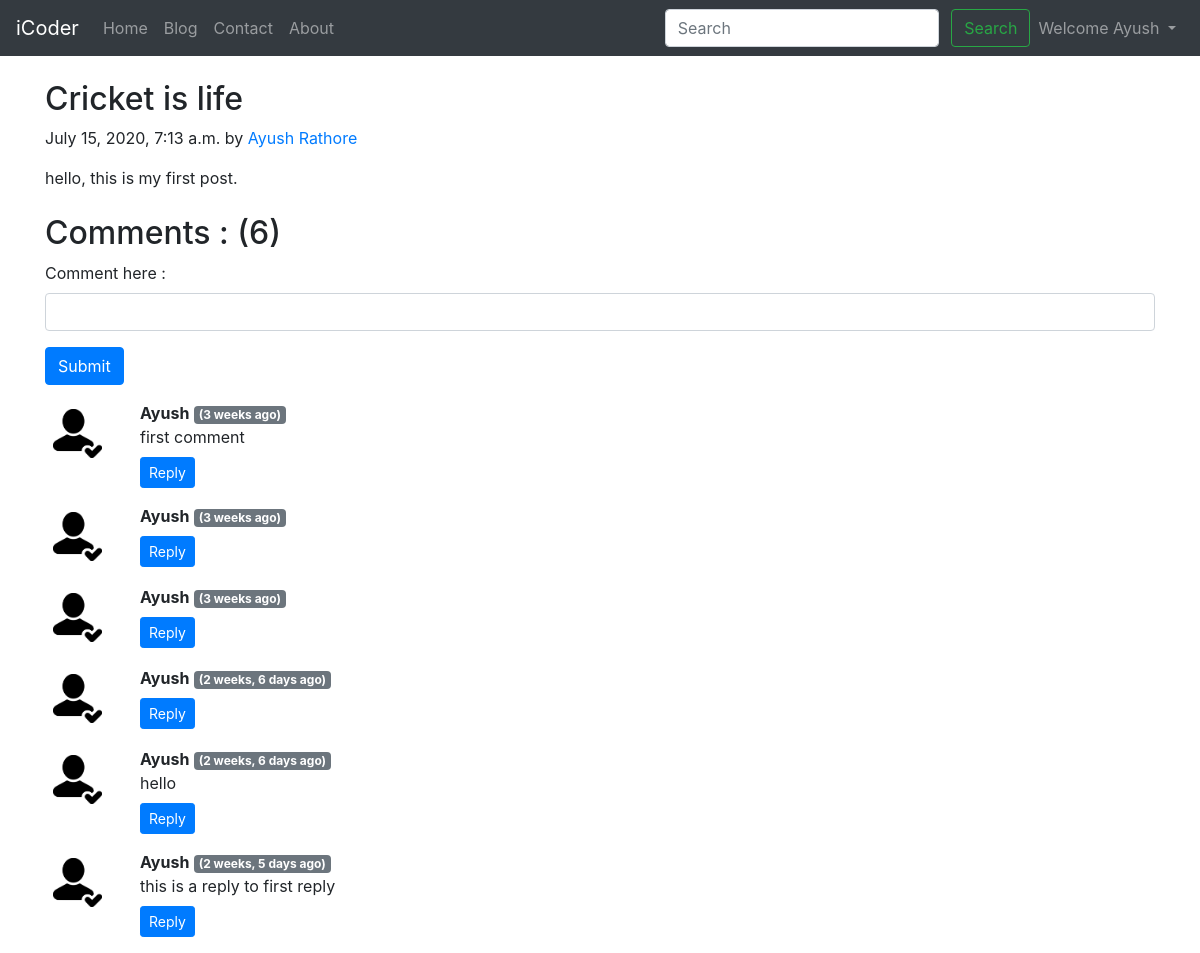
Page /blog/first-post (signed in) on the committed database.
### blog/models.py (models this page shows, shortened)
class Post(models.Model):
    sno = models.AutoField(primary_key=True)
    title = models.CharField(max_length=255)
    content = models.TextField()
    author = models.CharField(max_length=20)
    slug = models.CharField(max_length=200)
    timeStamp = models.DateTimeField(blank=True)

class BlogComment(models.Model):
    sno = models.AutoField(primary_key=True)
    comment = models.TextField()
    user = models.ForeignKey(User, on_delete=models.CASCADE)
    post = models.ForeignKey(Post, on_delete=models.CASCADE)
    parent = models.ForeignKey('self', on_delete=models.CASCADE, null=True)
    timestamp = models.DateTimeField(default=now)

### blog/views.py (the view)
# urls.py: path('<str:slug>', views.blogPost, name='blogPost'),
def blogPost(request, slug):
    post = Post.objects.filter(slug=slug).first()
    comments = BlogComment.objects.filter(post=post)
    context = {'post':post, 'comments':comments, 'user':request.user}
    return render(request, 'blog/blogPost.html', context)

### templates/blog/blogPost.html (shortened to what this page needs)
{% extends 'base.html' %}
{% block body %}
{% load humanize %}
<div class="container my-4">
  <div class="blog-post">
    <h2 class="blog-post-title">{{post.title}}</h2>
    <p class="blog-post-meta">{{post.timeStamp}} by <a href="#">{{post.author}}</a></p>
    <p>{{post.content}}</p>
  </div>
</div>
<div class="container">
  <h2>Comments : ({{comments.count}})</h2>
  <div class="my-2">
    {% if user.is_authenticated %}
    <form action="/blog/postComment" method="post">
      <div class="form-group">
        <label for="exampleInputEmail1">Comment here : </label>
        <input type="text" class="form-control" name="comment" aria-describedby="commentHelp">
      </div>
      <button type="submit" class="btn btn-primary">Submit</button>
    </form>
    {% else %}
    <p>Please login to post a comment.</p>
    {% endif %}
  </div>
  {% for comment in comments %}
  <div class="row my-3">
    <div class="col-md-1"><img class="rounded mx-auto d-block w-100 p-2" src="/static/img/user.png" alt="Image"></div>
    <div class="col-md-11"><b>{{comment.user.username}}</b> <span
        class="badge badge-secondary">({{comment.timestamp | naturaltime}})</span>
      <div>{{comment.comment}}</div>
      <div class="reply mx-0">
        <button class="btn btn-sm btn-primary mt-2" type="button" data-toggle="collapse"
          data-target="#replyBox{{comment.sno}}" aria-expanded="false" aria-controls="replyBox{{comment.sno}}">
          Reply
        </button>
      </div>
    </div>
  </div>
  {% endfor %}
</div>
{% endblock body %}

### templates/base.html (shortened to what this page needs)
<!doctype html>
<html lang="en">
<head>
  <link rel="stylesheet" href="https://stackpath.bootstrapcdn.com/bootstrap/4.5.0/css/bootstrap.min.css"
>
</head>
<body>
  <nav class="navbar navbar-expand-lg navbar-dark bg-dark">
    <a class="navbar-brand" href="/">iCoder</a>
    <div class="collapse navbar-collapse" id="navbarSupportedContent">
      <ul class="navbar-nav mr-auto">
        <li class="nav-item {% block homeactive %}
      {% endblock homeactive %}">
          <a class="nav-link" href="/">Home <span class="sr-only">(current)</span></a>
        </li>
        <li class="nav-item {% block blogactive %}
      {% endblock blogactive %}">
          <a class="nav-link" href="/blog">Blog</a>
        </li>
        <li class="nav-item {% block contactactive %}
      {% endblock contactactive %}">
          <a class="nav-link" href="/contact">Contact</a>
        </li>
        <li class="nav-item {% block aboutactive %}
      {% endblock aboutactive %}">
          <a class="nav-link" href="/about">About</a>
        </li>
      </ul>
      <div class="ml-auto form-inline">
      <form method="get" action="/search" class=" my-2 my-lg-0">
        <input class="form-control mr-sm-2" type="search" placeholder="Search" name="query" id="query"
          aria-label="Search">
        <button class="btn btn-outline-success my-2 my-sm-0" type="submit">Search</button>
      </form>
      {% if user.is_authenticated %}
      <ul class="navbar-nav ">
      <li class="nav-item dropdown">
        <a class="nav-link dropdown-toggle" href="#" id="navbarDropdown" role="button" data-toggle="dropdown" aria-haspopup="true" aria-expanded="false">
          Welcome {{request.user}}
        </a>
      </li>
      </ul>
      {% endif %}
      </div>
    </div>
  </nav>
  {% block body %}
  {% endblock body %}
</body>
</html>

### rows in the picture
Post: title "Cricket is life", timeStamp "July 15, 2020, 7:13 a.m.", author "Ayush Rathore", content "hello, this is my first post."
BlogComment: user.username "Ayush", timestamp "3 weeks ago", comment "first comment"
BlogComment: user.username "Ayush", timestamp "3 weeks ago"
BlogComment: user.username "Ayush", timestamp "3 weeks ago"
BlogComment: user.username "Ayush", timestamp "2 weeks, 6 days ago"
BlogComment: user.username "Ayush", timestamp "2 weeks, 6 days ago", comment "hello"
BlogComment: user.username "Ayush", timestamp "2 weeks, 5 days ago", comment "this is a reply to first reply"

### other values in the picture
{{ request.user }} "Ayush"
{{ comments.count }} "6"
